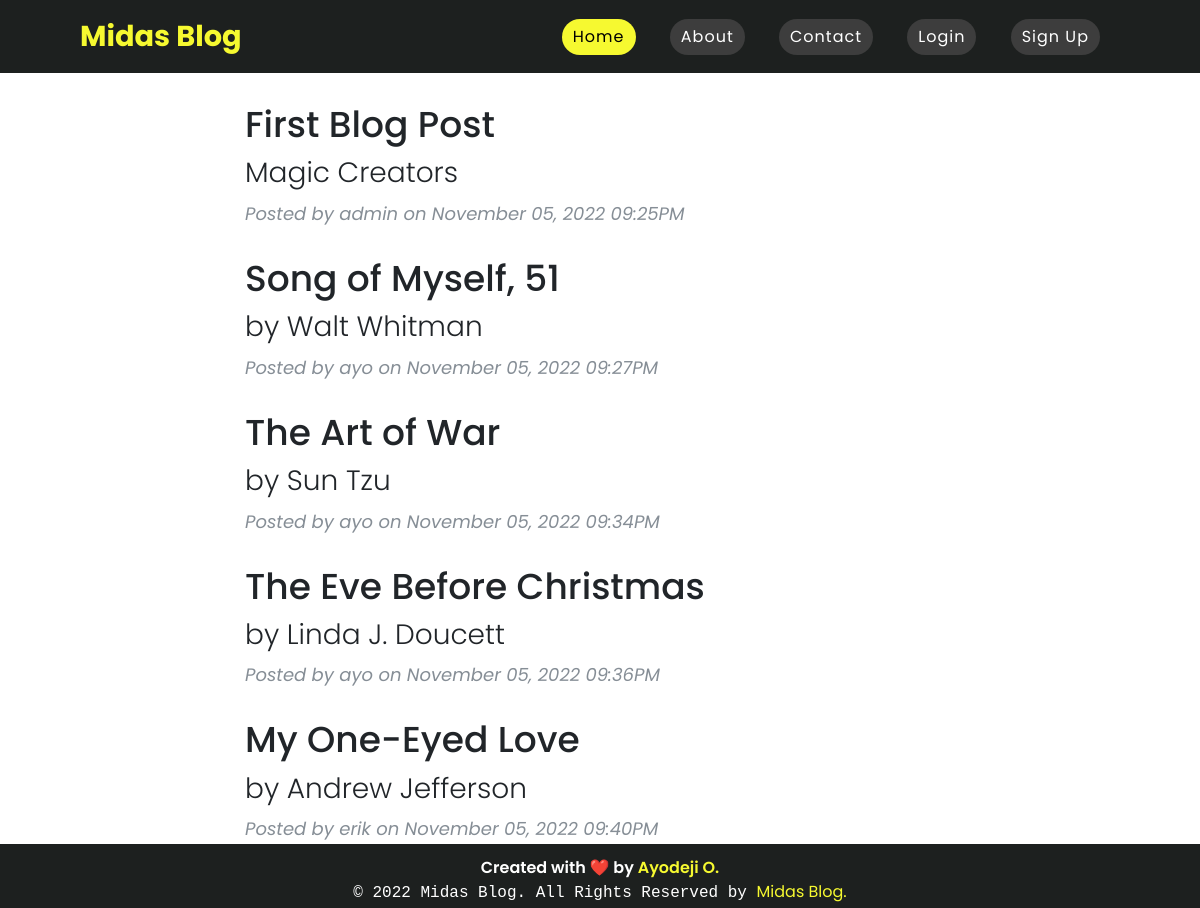
The page / on the database its author committed.
### app.py (models this page shows, shortened)
class Blog(db.Model):
    __tablename__ = "blog_posts"
    id = db.Column(db.Integer, primary_key=True)
    author_id = db.Column(db.Integer, db.ForeignKey("users.id"))
    author = relationship("User", back_populates="blogs")
    title = db.Column(db.String(250), unique=True, nullable=False)
    subtitle = db.Column(db.String(250), nullable=False)
    date = db.Column(db.String(250), nullable=False)
    body = db.Column(db.Text, nullable=False)
    img_url = db.Column(db.String(250), nullable=False)
    comments = relationship("Comment", back_populates="parent_post")

class User(db.Model, UserMixin):
    __tablename__ = "users"
    id = db.Column(db.Integer(), primary_key=True)
    username = db.Column(db.String(25), nullable=False, unique=True)
    email = db.Column(db.String(50), nullable=False, unique=True)
    password_hash = db.Column(db.Text(), nullable=False)
    blogs = relationship("Blog", back_populates="author")
    comments = relationship("Comment", back_populates="comment_author")
    joined_at = db.Column(db.DateTime(), default=datetime.utcnow, index=True)

### app.py (the view)
@app.route("/")
def dashboard():
    blogs = Blog.query.all()
    user = current_user
    if user.is_authenticated:
        flash("Welcome back", "success")
    else:
        pass
    return render_template("dashboard.html", all_posts=blogs, user=user)

### templates/dashboard.html (shortened to what this page needs)
<!DOCTYPE html>
<html lang="en">
  <head>
  <link href="{{ url_for('static', filename='vendor/bootstrap/css/bootstrap.min.css') }}" rel="stylesheet"/>
    <link
      rel="stylesheet"
      href="{{url_for('static',filename='css/style.css')}}"
    />
    <link
      rel="stylesheet"
      href="https://unicons.iconscout.com/release/v4.0.0/css/line.css"
    />
  </head>
  <body>
    <header>
      <a href="{{url_for('dashboard')}}" class="logo">Midas Blog</a>
      <div class="navigation">
        {% if current_user.is_authenticated %}
        <a href="{{url_for('dashboard')}}" class="btn active">Home</a>
        <a href="{{url_for('about')}}" class="btn">About</a>
        <a href="{{url_for('contact')}}#contact" class="btn">Contact</a>
        <a href="{{url_for('add_new_post')}}" class="btn">New Post</a>
        <a href="{{url_for('logout')}}" class="btn">Logout</a>
        {% else %}
        <a href="{{url_for('dashboard')}}" class="btn active">Home</a>
        <a href="{{url_for('about')}}" class="btn">About</a>
        <a href="{{url_for('contact')}}#contact" class="btn">Contact</a>
        <a href="{{url_for('login')}}" class="btn">Login</a>
        <a href="{{url_for('register')}}" class="btn">Sign Up</a>
        {% endif %}
    </div>
</header>
    <main class="container">  <div class="container">
      <div class="row">
        <div class="col-lg-8 col-md-10 mx-auto create-new">
          {% for post in all_posts %}
          <div class="post-preview">
            <a href="{{ url_for('show_post', post_id=post.id) }}">
              <h2 class="post-title">
                {{post.title}}
              </h2>
              <h3 class="post-subtitle">
                {{post.subtitle}}
              </h3>
            </a>
            <p class="post-meta">Posted by
              {{post.author.username}}
              on {{post.date}}
            </p>
          </div>
          {% endfor %}
        </div>
      </div>
    </div>
  </main>
    <footer>
      <div class="">
        <span class="footer-title"
          >Created with &#10084;&#65039; by
          <a
            href="https://github.com/ErikMidas"
            target="_blank"
            rel="noopener noreferrer"
            >Ayodeji O.</a
          ></span
        >
        <p>
          &copy;
          Midas Blog. All Rights Reserved by <span>Midas Blog.</span>
        </p>
      </div>
    </footer>
  </body>
</html>

### static/css/style.css (style rules this page uses)
:root { --white-color: #fff; --dark-color: #1d201f; --body-bg-color: #fff; --section-bg-color: #000; --navigation-item-hover-color: --text-shadow: 0 5px 25px rgba(0, 0, 0, 0.1); --box-shadow: 0 15px 40px rgba(0, 0, 0, 0.15); --scroll-bar-color: #000; }
* { margin: 0; padding: 0; box-sizing: border-box; font-family: 'Poppins', sans-serif; }
header { z-index: 999; position: sticky; background: var(--dark-color); top: 0; left: 0; width: 100%; padding: 15px 200px; display: flex; justify-content: space-between; align-items: center; transition: 0.5s ease; }
header .logo { color: #f6f930; font-size: 1.8em; font-weight: 700; text-decoration: none; float: left; margin: 0 -120px; }
header .navigation { position: relative; padding: 0; margin: 0 -100px; display: block; }
header .navigation a { color: #fff; font-size: 1em; font-weight: 400; text-decoration: none; margin-left: 30px; }
header .navigation a.active { background-color: #f6f930; color: #000; }
.btn { color: var(--dark-color); background-color: #3d3d3d; padding: 5px 10px; letter-spacing: 1px; border-radius: 30px; transition: 0.5s ease; }
body { min-height: calc(110vh - 40px); position: relative; }
footer { background: var(--dark-color); color:#fff; text-align: center; padding: 0.75em; position: absolute; width: 100%; height: auto; left: 0; bottom: 0; }
footer div { height: 2.5rem; }
footer span { color: #f6f930; }
footer .footer-title { color: #fff; font-size: 16px; font-weight: 600; }
footer p { font-size: 16px; font-family: monospace; }
footer a { color: #f6f930; text-decoration: none; }
.post-preview > a { color: #212529; text-decoration: none; }
.post-preview > a > .post-title { font-size: 30px; margin-top: 30px; margin-bottom: 10px; }
.post-preview > a > .post-subtitle { font-weight: 300; margin: 0 0 10px; }
.post-preview > .post-meta { font-size: 18px; font-style: italic; margin-top: 0; color: #868e96; }
@media only screen and (min-width: 768px) { .post-preview > a > .post-title { font-size: 36px; } }
.create-new { margin-bottom: 50px; }

### rows shown on the page
Blog: title "First Blog Post", subtitle "Magic Creators", author.username "admin", date "November 05, 2022 09:25PM"
Blog: title "Song of Myself, 51", subtitle "by Walt Whitman", author.username "ayo", date "November 05, 2022 09:27PM"
Blog: title "The Art of War", subtitle "by Sun Tzu", author.username "ayo", date "November 05, 2022 09:34PM"
Blog: title "The Eve Before Christmas", subtitle "by Linda J. Doucett", author.username "ayo", date "November 05, 2022 09:36PM"
Blog: title "My One-Eyed Love", subtitle "by Andrew Jefferson", author.username "erik", date "November 05, 2022 09:40PM"
